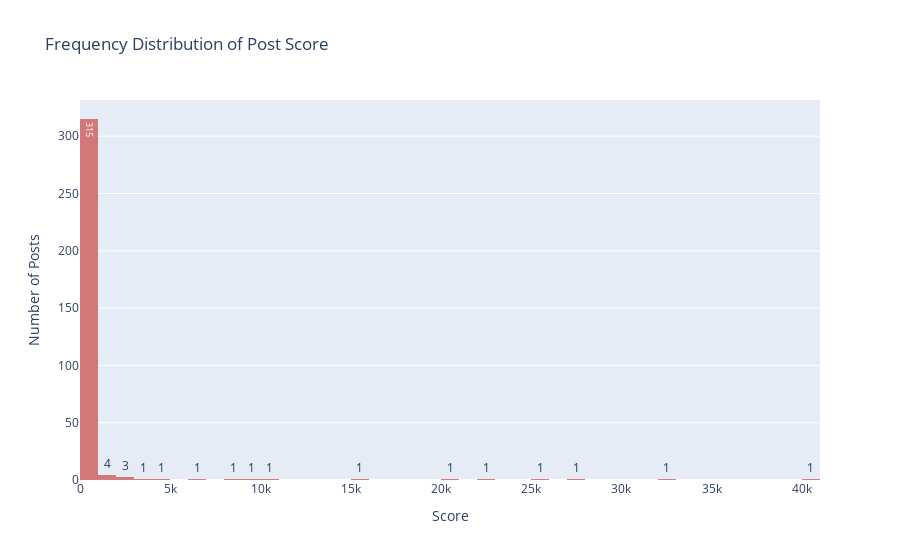

Here is the notebook cell this chart was saved with:
### Markdown cell above
### Histograms of Score Distribution (Number of upvotes remaining)

### Code cell
posts_score_hist = px.histogram(posts_df, 
                                x="score", 
                                title='Frequency Distribution of Post Score',
                                labels={'score':'Score', 'count':'Number of Posts'},
                                opacity=0.8,
                                color_discrete_sequence=['indianred'],
                                text_auto=True).update_layout(
                                yaxis_title="Number of Posts")
posts_score_hist.show()

### Figure 1 — Plotly figure (JSON) as saved in the notebook; plotly's stock layout.template omitted (floating-point values rounded to 4 significant figures; data arrays with more than 128 entries replaced by an {"elided": "..."} marker saying what was removed)
{"data": [{"alignmentgroup": "True", "bingroup": "x", "hovertemplate": "Score=%{x}<br>count=%{y}<extra></extra>", "legendgroup": "", "marker": {"color": "indianred", "opacity": 0.8, "pattern": {"shape": ""}}, "name": "", "offsetgroup": "", "orientation": "v", "showlegend": false, "texttemplate": "%{value}", "type": "histogram", "x": {"elided": "335 int values"}, "xaxis": "x", "yaxis": "y"}], "layout": {"barmode": "relative", "legend": {"tracegroupgap": 0}, "title": {"text": "Frequency Distribution of Post Score"}, "xaxis": {"anchor": "y", "domain": [0, 1], "title": {"text": "Score"}}, "yaxis": {"anchor": "x", "domain": [0, 1], "title": {"text": "Number of Posts"}}}}
